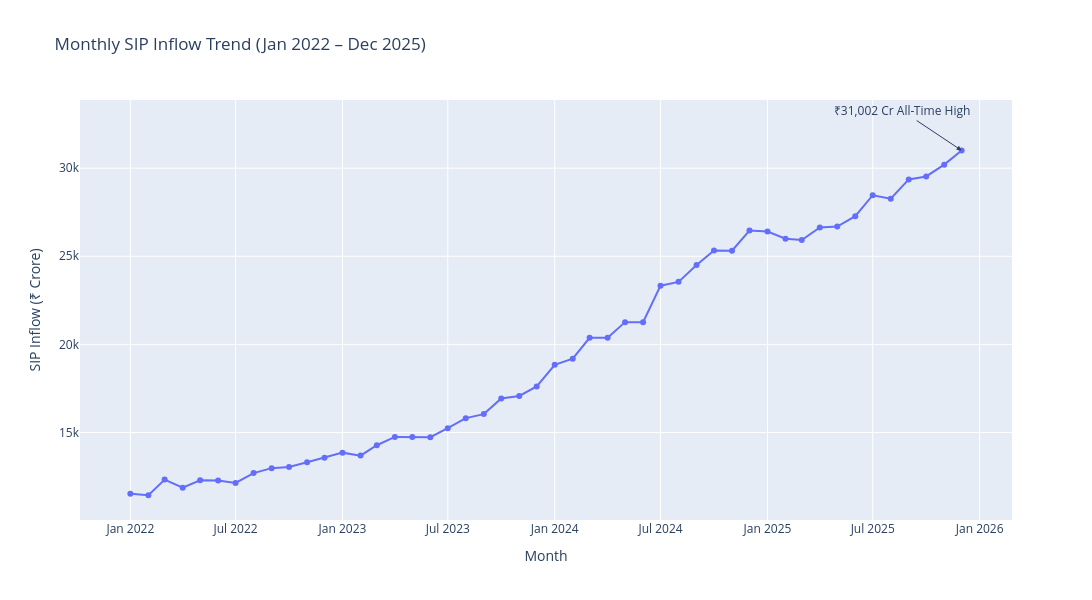

The code cell stored with this chart in its notebook:
### Code cell
#IMPROVE LAYOUT 
fig.update_layout(
    xaxis_title='Month',
    yaxis_title='SIP Inflow (₹ Crore)',
    hovermode='x unified',
    width=1200,
    height=600
)

fig.show()

### Figure 1 — Plotly figure (JSON) as saved in the notebook; plotly's stock layout.template omitted (floating-point values rounded to 4 significant figures)
{"data": [{"hovertemplate": "month=%{x}<br>sip_inflow_crore=%{y}<extra></extra>", "legendgroup": "", "line": {"color": "#636efa", "dash": "solid"}, "marker": {"symbol": "circle"}, "mode": "lines+markers", "name": "", "orientation": "v", "showlegend": false, "type": "scatter", "x": ["2022-01-01T00:00:00", "2022-02-01T00:00:00", "2022-03-01T00:00:00", "2022-04-01T00:00:00", "2022-05-01T00:00:00", "2022-06-01T00:00:00", "2022-07-01T00:00:00", "2022-08-01T00:00:00", "2022-09-01T00:00:00", "2022-10-01T00:00:00", "2022-11-01T00:00:00", "2022-12-01T00:00:00", "2023-01-01T00:00:00", "2023-02-01T00:00:00", "2023-03-01T00:00:00", "2023-04-01T00:00:00", "2023-05-01T00:00:00", "2023-06-01T00:00:00", "2023-07-01T00:00:00", "2023-08-01T00:00:00", "2023-09-01T00:00:00", "2023-10-01T00:00:00", "2023-11-01T00:00:00", "2023-12-01T00:00:00", "2024-01-01T00:00:00", "2024-02-01T00:00:00", "2024-03-01T00:00:00", "2024-04-01T00:00:00", "2024-05-01T00:00:00", "2024-06-01T00:00:00", "2024-07-01T00:00:00", "2024-08-01T00:00:00", "2024-09-01T00:00:00", "2024-10-01T00:00:00", "2024-11-01T00:00:00", "2024-12-01T00:00:00", "2025-01-01T00:00:00", "2025-02-01T00:00:00", "2025-03-01T00:00:00", "2025-04-01T00:00:00", "2025-05-01T00:00:00", "2025-06-01T00:00:00", "2025-07-01T00:00:00", "2025-08-01T00:00:00", "2025-09-01T00:00:00", "2025-10-01T00:00:00", "2025-11-01T00:00:00", "2025-12-01T00:00:00"], "xaxis": "x", "y": [11517, 11438, 12328, 11863, 12286, 12276, 12140, 12694, 12976, 13040, 13306, 13573, 13856, 13687, 14276, 14749, 14749, 14734, 15245, 15814, 16042, 16928, 17073, 17610, 18838, 19187, 20371, 20371, 21262, 21262, 23332, 23547, 24509, 25323, 25320, 26459, 26400, 25999, 25926, 26632, 26688, 27274, 28464, 28265, 29361, 29529, 30200, 31002], "yaxis": "y"}], "layout": {"annotations": [{"arrowhead": 2, "ax": -60, "ay": -40, "showarrow": true, "text": "₹31,002 Cr All-Time High", "x": "2025-12-01", "y": 31002}], "height": 600, "hovermode": "x unified", "legend": {"tracegroupgap": 0}, "title": {"text": "Monthly SIP Inflow Trend (Jan 2022 – Dec 2025)"}, "width": 1200, "xaxis": {"anchor": "y", "domain": [0, 1], "title": {"text": "Month"}}, "yaxis": {"anchor": "x", "domain": [0, 1], "title": {"text": "SIP Inflow (₹ Crore)"}}}}
